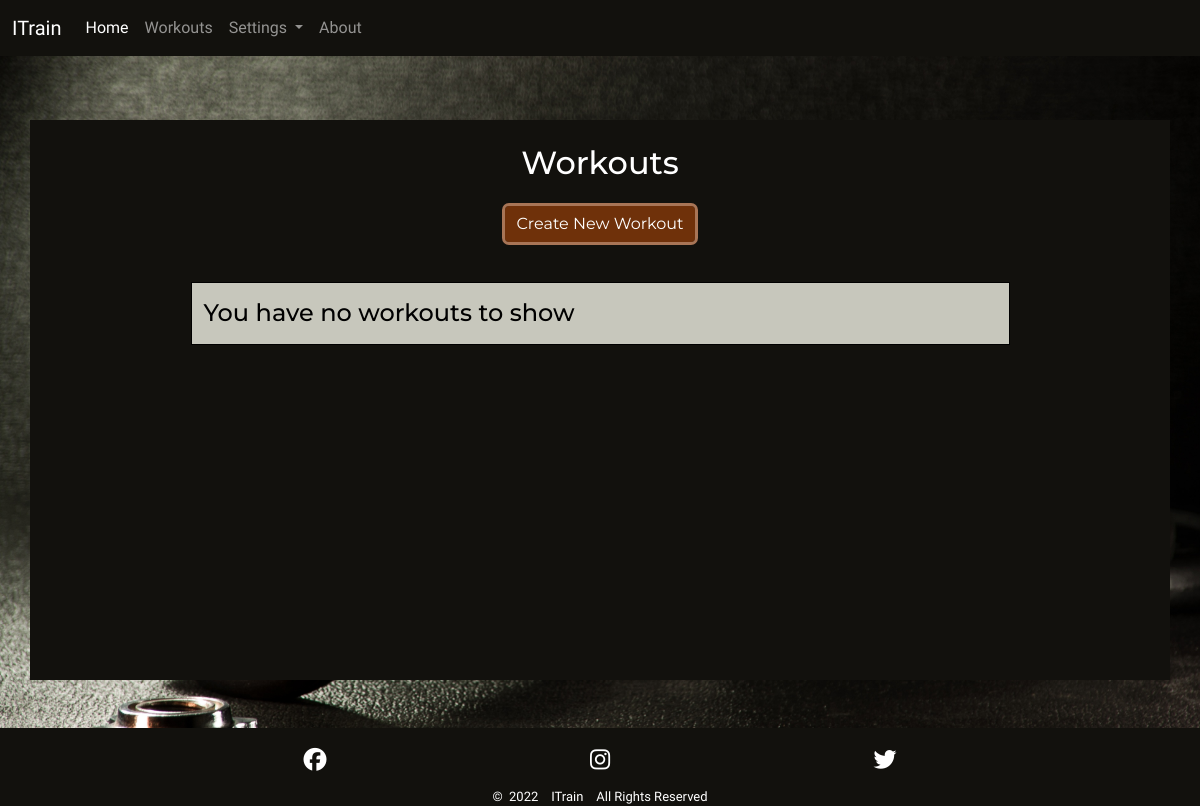
The page /workouts/ on the database as committed earlier.
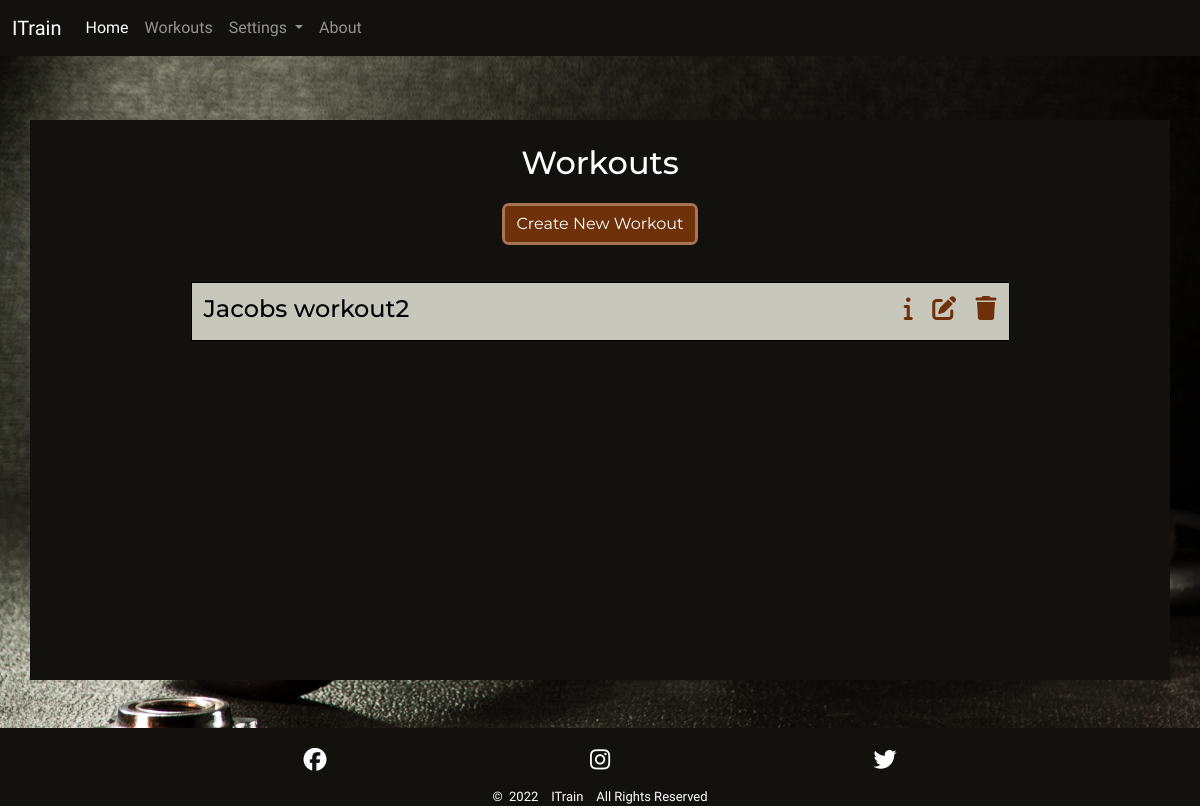
The same page on the database as committed later.
### main/models.py (models this page shows, shortened)
class Workout(models.Model):
    name = models.CharField(max_length=30, unique=True, null=False,
                            blank=False,
                            error_messages={'unique':
                                            'The Workout name is not unique'})
    description = models.TextField(max_length=200, blank=True)
    class Meta:
        ordering = ['name']

### main/views.py (the view)
# urls.py: path('workouts/', WorkoutList.as_view(), name='workouts'),
class WorkoutList(generic.ListView):
    model = Workout
    template_name = 'main/workouts.html'
    paginate_by = 50

### main/templates/main/workouts.html (shortened to what this page needs)
{% extends 'base.html' %}
{% load static %}
{% block content %}
<div class="jumbotron container p1 p-sm-2 mt-md-3">
  <div class="jumbotron-head justify-content-center text-center mt-3">
    <h2 class="mb-4">Workouts</h2>
    <a href="{% url 'create_workout'%}">
      <button type="button" class="btn btn-primary">Create New Workout</button>
    </a>
  </div>
  <div class="container-md content-list-container p-sm-4 mt-3 gy-4 dark-clr">
    <div class="row session-workout content-list row-cols-1">
      {% for workout in workout_list %}
      <div class="col-6 grid-col2">
        <h4>{{ workout.name }}</h4>
      </div>
      <div class="col-6 grid-col2">
        <h4 class="end">
          {% if workout.description != '' %}
          <a class="med-dark-clr" data-bs-toggle="collapse" href="#collapseWorkout{{ workout.id }}"
            aria-expanded="false" aria-controls="collapseWorkout{{ workout.id }}"><i
              class="fa-solid fa-info"></i></a>&nbsp;&nbsp;
          {% endif %}
          <a class="med-dark-clr" href="{% url 'edit_workout' workout.id %}"><i
              class="fa-solid fa-edit"></i></a>&nbsp;&nbsp;
          <a class="med-dark-clr" href="#delete-workout-{{ workout.id }}" data-bs-toggle="modal">
            <i class="fa-solid fa-trash"></i>
          </a>
        </h4>
      </div>
      {% empty %}
      <div class="col grid-col2 pt-3">
        <h4>You have no workouts to show</h4>
      </div>
      {% endfor %}
    </div>
  </div>
</div>
{% endblock %}

Rows that differ between the two databases and show on the page:
added Workout: name "Jacobs workout2"
Other text that changed with them:
text no longer shown: "You have no workouts to show"
